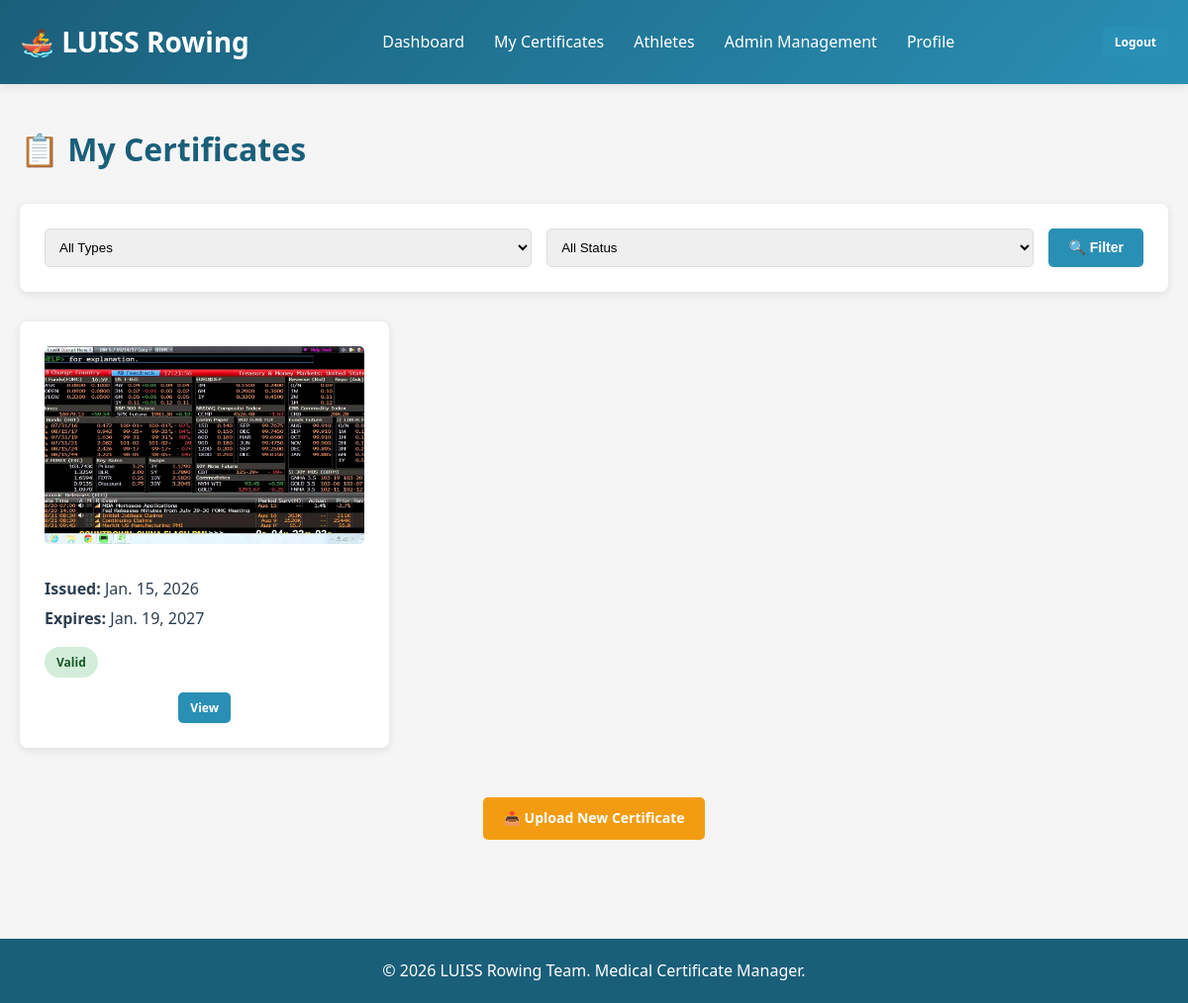
Screenshot of /app/certificates/ (signed in) with the database file from the repository.
### app/models.py (models this page shows, shortened)
class MedicalCertificate(models.Model):
    athlete = models.ForeignKey(Athlete, on_delete=models.CASCADE, related_name='certificates')
    certificate_image = models.ImageField(upload_to='certificates/%Y/%m/')
    issue_date = models.DateField()
    expiry_date = models.DateField()
    uploaded_at = models.DateTimeField(auto_now_add=True)
    def is_expired(self):
        return self.expiry_date < timezone.now().date()
    def is_expiring_soon(self, days=30):
        expiry_threshold = timezone.now().date() + timedelta(days=days)
        return not self.is_expired() and self.expiry_date <= expiry_threshold
    class Meta:
        ordering = ['-issue_date']
        verbose_name_plural = 'Medical Certificates'

### app/views.py (the view)
# urls.py: path("certificates/", views.certificate_list, name="certificate_list"),
@login_required(login_url='login')
def certificate_list(request):
    athlete = get_object_or_404(Athlete, user=request.user)
    certificates = MedicalCertificate.objects.filter(athlete=athlete).order_by('-issue_date')
    cert_type = request.GET.get('type')
    if cert_type:
        certificates = certificates.all()
    status_filter = request.GET.get('status')
    if status_filter == 'expired':
        certificates = certificates.filter(expiry_date__lt=timezone.now().date())
    elif status_filter == 'expiring':
        expiry_threshold = timezone.now().date() + timedelta(days=30)
        certificates = certificates.filter(
            expiry_date__lte=expiry_threshold,
            expiry_date__gte=timezone.now().date()
        )
    elif status_filter == 'valid':
        certificates = certificates.filter(expiry_date__gte=timezone.now().date())
    context = {
        'athlete': athlete,
        'certificates': certificates,
        'status_filter': status_filter,
        'cert_type': cert_type,
    }
    return render(request, 'app/certificate_list.html', context)

### app/templates/app/certificate_list.html (shortened to what this page needs)
{% extends 'app/base.html' %}
{% block content %}
<h1 class="page-title">📋 My Certificates</h1>
<div class="card" style="margin-bottom: 30px;">
    <form method="GET" style="display: flex; gap: 15px; flex-wrap: wrap;">
        <div style="flex: 1; min-width: 200px;">
            <select name="type" style="width: 100%; padding: 10px; border: 1px solid #ddd; border-radius: 5px;">
                <option value="">All Types</option>
            </select>
        </div>
        <div style="flex: 1; min-width: 200px;">
            <select name="status" style="width: 100%; padding: 10px; border: 1px solid #ddd; border-radius: 5px;">
                <option value="">All Status</option>
            </select>
        </div>
        <button type="submit" class="btn btn-secondary">🔍 Filter</button>
    </form>
</div>
{% if certificates %}
<div class="grid" style="grid-template-columns: repeat(auto-fill, minmax(280px, 1fr));">
    {% for cert in certificates %}
    <div class="card">
        <img src="{{ cert.certificate_image.url }}" alt="Certificate" style="width: 100%; height: 200px; object-fit: cover; border-radius: 5px; margin-bottom: 15px;">
        <p style="margin: 5px 0;"><strong>Issued:</strong> {{ cert.issue_date }}</p>
        <p style="margin: 5px 0;"><strong>Expires:</strong> {{ cert.expiry_date }}</p>
        <div style="margin-top: 15px;">
            {% if cert.is_expired %}
            <span class="status-badge status-expired">Expired</span>
            {% elif cert.is_expiring_soon %}
            <span class="status-badge status-expiring">Expiring Soon</span>
            {% else %}
            <span class="status-badge status-valid">Valid</span>
            {% endif %}
        </div>
        <div class="actions" style="margin-top: 15px;">
            <a href="{% url 'certificate_detail' cert.id %}" class="btn btn-secondary btn-sm">View</a>
        </div>
    </div>
    {% endfor %}
</div>
{% else %}
<div class="card">
    <p style="text-align: center; color: #999;">No certificates found. <a href="{% url 'certificate_upload' %}">Upload one</a></p>
</div>
{% endif %}
<div style="text-align: center; margin-top: 30px;">
    <a href="{% url 'certificate_upload' %}" class="btn btn-primary">📤 Upload New Certificate</a>
</div>
{% endblock %}

### app/templates/app/base.html (style rules this page uses)
* { margin: 0; padding: 0; box-sizing: border-box; }
:root { --primary: #1a5f7a; --secondary: #2a8fb5; --accent: #f39c12; --danger: #e74c3c; --success: #27ae60; --warning: #f39c12; --light: #ecf0f1; --dark: #2c3e50; --white: #ffffff; }
body { font-family: 'Segoe UI', Tahoma, Geneva, Verdana, sans-serif; background-color: #f5f5f5; color: var(--dark); line-height: 1.6; }
.btn { display: inline-block; padding: 10px 20px; border-radius: 5px; text-decoration: none; font-weight: 600; transition: all 0.3s; border: none; cursor: pointer; font-size: 14px; }
.btn-primary { background-color: var(--accent); color: var(--white); }
.btn-secondary { background-color: var(--secondary); color: var(--white); }
.btn-sm { padding: 6px 12px; font-size: 12px; }
.page-title { font-size: 32px; color: var(--primary); margin-bottom: 30px; display: flex; align-items: center; gap: 10px; }
.card { background: var(--white); border-radius: 8px; box-shadow: 0 2px 8px rgba(0,0,0,0.1); padding: 25px; margin-bottom: 20px; }
.status-badge { display: inline-block; padding: 6px 12px; border-radius: 20px; font-size: 12px; font-weight: 600; }
.status-valid { background-color: #d4edda; color: #155724; }
.grid { display: grid; grid-template-columns: repeat(auto-fit, minmax(300px, 1fr)); gap: 20px; margin-bottom: 20px; }
.actions { display: flex; gap: 10px; justify-content: center; }

### rows the page displays
MedicalCertificate: certificate_image (picture), issue_date "Jan. 15, 2026", expiry_date "Jan. 19, 2027", shows "Valid"
